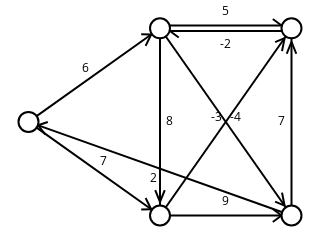

Source (notebook cell):
### Markdown cell above
Por fim, vamos carregar e visualizar um grafo:

### Code cell
g = sn.load_graph('3-bellman.gml', has_pos=True)

for n, m in g.edges:
    g.edges[n, m]['label'] = g.edges[n, m]['c']

sn.show_graph(g, elab=True)

### Figure 1 — Plotly figure (JSON) as saved in the notebook; plotly's stock layout.template omitted (floating-point values rounded to 4 significant figures)
{"data": [{"hoverinfo": "none", "line": {"color": "rgb(0, 0, 0)", "width": 2}, "mode": "lines", "x": [0, 0.5, null, 0.4664, 0.4454, null, 0.4664, 0.4286, null, 0, 0.5, null, 0.4664, 0.4286, null, 0.4664, 0.4454, null, 0.5, 1, null, 0.9621, 0.9289, null, 0.5, 0.5, null, 0.5, 0.4818, null, 0.5, 0.5182, null, 0.5, 1, null, 0.9738, 0.9377, null, 0.9738, 0.964, null, 1, 0.5, null, 0.5379, 0.5711, null, 0.5, 1, null, 0.9738, 0.964, null, 0.9738, 0.9377, null, 0.5, 1, null, 0.9621, 0.9289, null, 0.9621, 0.9289, null, 1, 0, null, 0.03665, 0.0734, null, 0.03665, 0.06422, null, 1, 1, null, 1, 1.018, null, 1, 0.9818, null], "y": [0.5, 1, null, 0.9664, 0.9062, null, 0.9664, 0.9678, null, 0.5, 0, null, 0.03357, 0.03224, null, 0.03357, 0.09382, null, 1.014, 1.014, null, 1.014, 1.049, null, 1, 0, null, 0.07246, 0.1361, null, 0.07246, 0.1361, null, 1, 0, null, 0.05237, 0.07431, null, 0.05237, 0.1223, null, 0.9855, 0.9855, null, 0.9855, 0.9508, null, 0, 1, null, 0.9476, 0.8777, null, 0.9476, 0.9257, null, 0, 0, null, 0, -0.03474, null, 0, 0.03474, null, 0, 0.5, null, 0.4817, 0.4992, null, 0.4817, 0.432, null, 0, 1, null, 0.9275, 0.8639, null, 0.9275, 0.8639, null]}, {"hoverinfo": "none", "marker": {"color": "rgb(255, 255, 255)", "line": {"color": "rgb(0, 0, 0)", "width": 2}, "size": 20}, "mode": "markers+text", "text": [], "textfont": {"color": "rgb(0, 0, 0)"}, "textposition": "middle center", "x": [0, 0.5, 1, 0.5, 1], "y": [0.5, 1, 1, 0, 0]}, {"hoverinfo": "none", "mode": "text", "text": [6, 7, 5, 8, -4, -2, -3, 9, 2, 7], "textfont": {"color": "rgb(0, 0, 0)"}, "textposition": "middle center", "x": [0.2164, 0.2836, 0.75, 0.5379, 0.7866, 0.75, 0.7134, 0.75, 0.4738, 0.9621], "y": [0.7836, 0.2836, 1.087, 0.5, 0.5183, 0.913, 0.5183, 0.07246, 0.1976, 0.5]}], "layout": {"height": 180, "margin": {"b": 0, "l": 0, "r": 0, "t": 0}, "showlegend": false, "width": 320, "xaxis": {"showgrid": false, "showticklabels": false, "zeroline": false}, "yaxis": {"showgrid": false, "showticklabels": false, "zeroline": false}}}
